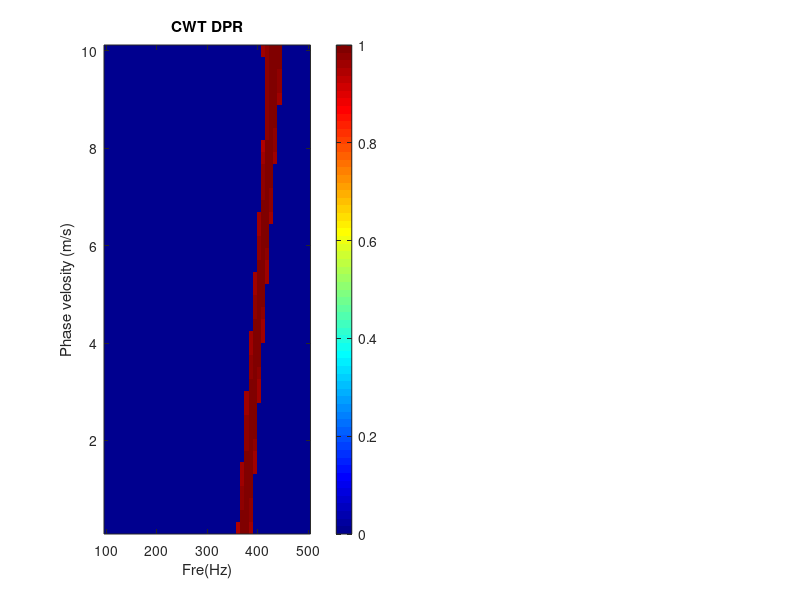

This figure's MATLAB source: (Note: this script raises an error after producing the figure.)
clear all;
close all;
clc;

load('DataTrainViscoElatic.mat')
pics = PicData(:,:,1000);


%% Case 1 
% Real Physical properties
u1 = 2.3*10^3; % KPa
u2 = 2.2; % Pa*s
rho = 1000;

% range of Fre and Vs
freq = [10:1:50]*10;
v = [1:1:50]*0.2;

% DPR extracted from wavelet energy analysis
load('E_filter2.mat')
pic_sim2 = E_filter;
pic_sim2 = (fliplr(E_filter));

load('E_filter1.mat')
pic_sim1 = E_filter;
pic_sim1 = (fliplr(E_filter));



figure
subplot(1,2,1)
imagesc(freq,v,pic_sim1');
colormap(jet);
colorbar;
set(gca,'YDir','normal');
title('CWT DPR');
xlabel('Fre(Hz)');
ylabel('Phase velosity (m/s)');
hold on
Vs= DPRFun(u1, u2,rho, freq);
plot(freq,Vs,'LineWidth', 5);


pic= FiguresGenFun(u1, u2,rho, freq,v,0.95);
Vs= DPRFun(u1, u2,rho, freq);
subplot(1,2,2)
imagesc(freq,v,pic');
colormap(jet);
colorbar;
set(gca,'YDir','normal');
title('CWT DPR');
xlabel('Fre(Hz)');
ylabel('Phase velosity (m/s)');
hold on
plot(freq,Vs,'LineWidth', 5);

pics_sim(1,:,:) = [pic_sim1];
pics_sim(2,:,:) = [pic_sim1];
% save pics_sim pics_sim